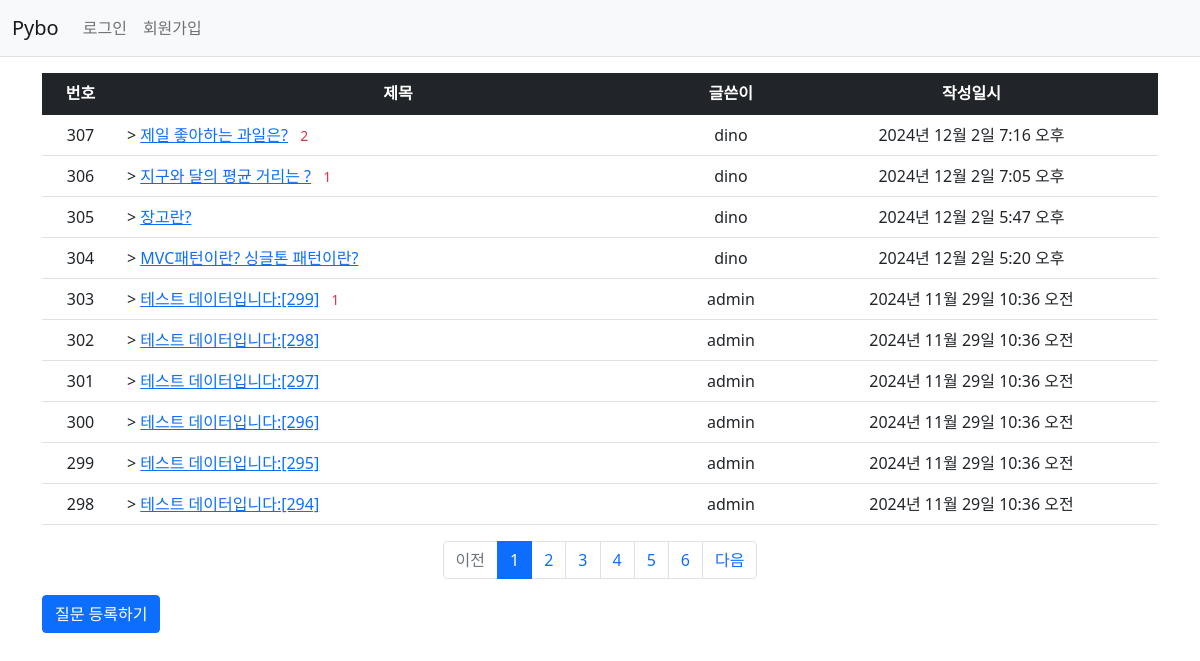
The page /pybo2/ on the database its author committed.
### pybo2/models.py (models this page shows, shortened)
class Question(models.Model):
    author = models.ForeignKey(User, on_delete=models.CASCADE, related_name='author_question')
    subject = models.CharField(max_length=200)
    content = models.TextField()
    create_date = models.DateTimeField()
    modify_date = models.DateTimeField(null=True, blank=True)
    voter = models.ManyToManyField(User, related_name='voter_question') # 추천인 추가

### pybo2/views/base_views.py (the view)
# urls.py: path('', base_views.index, name='index'),   # '/' 에 해당되는 path
def index(request):
    page = request.GET.get('page', '1')  # 페이지
    question_list = Question.objects.order_by('-create_date')
    paginator = Paginator(question_list, 10)  # 페이지당 10개씩 보여주기
    page_obj = paginator.get_page(page)
    context = {'question_list': page_obj}
    return render(request, 'pybo2/question_list.html', context)

### pybo2/templatetags/pybo_filter.py (called while the page is built)
@register.filter
def sub(value, arg):
    return value - arg

### templates/pybo2/question_list.html
{% extends 'base.html' %}
{% load pybo_filter %}
{% block content %}
<div class="container my-3">
    <table class="table">
        <thead>
         <tr class="text-center table-dark">
            <th>번호</th>
            <th style="width:50%">제목</th>
            <th>글쓴이</th>
            <th>작성일시</th>
        </tr>
        </thead>
        <tbody>
        {% if question_list %}
        {% for question in question_list %}
        <tr class="text-center">
            <td>
                {{ question_list.paginator.count|sub:question_list.start_index|sub:forloop.counter0|add:1 }}
            </td>
            <td class="text-start">>
                <a href="{% url 'pybo2:detail' question.id %}">{{ question.subject }}</a>
                {% if question.answer_set.count > 0 %}
                <span class="text-danger small mx-2">{{ question.answer_set.count }}</span>
                {% endif %}
            </td>
            <td>{{ question.author.username }}</td>
            <td>{{ question.create_date }}</td>
        </tr>
        {% endfor %}
        {% else %}
        <tr>
            <td colspan="4">질문이 없습니다.</td>
        </tr>
        {% endif %}
        </tbody>
    </table>
    <ul class="pagination justify-content-center">
        {% if question_list.has_previous %}
        <li class="page-item">
            <a class="page-link" href="?page={{ question_list.previous_page_number }}">이전</a>
        </li>
        {% else %}
        <li class="page-item disabled">
            <a class="page-link" tabindex="-1" aria-disabled="true" href="#">이전</a>
        </li>
        {% endif %}
        {% for page_number in question_list.paginator.page_range %}
        {% if page_number >= question_list.number|add:-5 and page_number <= question_list.number|add:5 %}
        {% if page_number == question_list.number %}
        <li class="page-item active" aria-current="page">
            <a class="page-link" href="?page={{ page_number }}">{{ page_number }}</a>
        </li>
        {% else %}
        <li class="page-item">
            <a class="page-link" href="?page={{ page_number }}">{{ page_number }}</a>
        </li>
        {% endif %}
        {% endif %}
        {% endfor %}
        {% if question_list.has_next %}
        <li class="page-item">
            <a class="page-link" href="?page={{ question_list.next_page_number }}">다음</a>
        </li>
        {% else %}
        <li class="page-item disabled">
            <a class="page-link" tabindex="-1" aria-disabled="true" href="#">다음</a>
        </li>
        {% endif %}
    </ul>
    <a href="{% url 'pybo2:question_create' %}" class="btn btn-primary">질문 등록하기</a>
</div>
{% endblock %}

### templates/base.html (shortened to what this page needs)
{% load static %}
<!doctype html>
<html lang="ko">
<head>
    <link rel="stylesheet" type="text/css" href="{% static 'bootstrap.min.css' %}">
    <link rel="stylesheet" type="text/css" href="{% static 'style.css' %}">
</head>
<body>
{% include "navbar.html" %}
{% block content %}
{% endblock %}
</body>
</html>

### templates/navbar.html (shortened to what this page needs)
<nav class="navbar navbar-expand-lg navbar-light bg-light border-bottom">
    <div class="container-fluid">
        <a class="navbar-brand" href="{% url 'pybo2:index' %}">Pybo</a>
        <div class="collapse navbar-collapse" id="navbarSupportedContent">
            <ul class="navbar-nav me-auto mb-2 mb-lg-0">
                <li class="nav-item">
                     {% if user.is_authenticated %}
                    <a class="nav-link" href="{% url 'common:logout' %}">{{ user.username }} (로그아웃)</a>
                    {% else %}
                    <a class="nav-link" href="{% url 'common:login' %}">로그인</a>
                    {% endif %}
                </li>
                <li>
                    {% if not user.is_authenticated %}
                    <a class="nav-link" href="{% url 'common:signup' %}">회원가입</a>
                    {% endif %}
                </li>
            </ul>
        </div>
    </div>
</nav>

### rows shown on the page
Question: paginator.count|sub "307", subject "제일 좋아하는 과일은?", answer_set.count "2", author.username "dino", create_date "2024년 12월 2일 7:16 오후"
Question: paginator.count|sub "306", subject "지구와 달의 평균 거리는 ?", answer_set.count "1", author.username "dino", create_date "2024년 12월 2일 7:05 오후"
Question: paginator.count|sub "305", subject "장고란?", author.username "dino", create_date "2024년 12월 2일 5:47 오후"
Question: paginator.count|sub "304", subject "MVC패턴이란? 싱글톤 패턴이란?", author.username "dino", create_date "2024년 12월 2일 5:20 오후"
Question: paginator.count|sub "303", subject "테스트 데이터입니다:[299]", answer_set.count "1", author.username "admin", create_date "2024년 11월 29일 10:36 오전"
Question: paginator.count|sub "302", subject "테스트 데이터입니다:[298]", author.username "admin", create_date "2024년 11월 29일 10:36 오전"
Question: paginator.count|sub "301", subject "테스트 데이터입니다:[297]", author.username "admin", create_date "2024년 11월 29일 10:36 오전"
Question: paginator.count|sub "300", subject "테스트 데이터입니다:[296]", author.username "admin", create_date "2024년 11월 29일 10:36 오전"
Question: paginator.count|sub "299", subject "테스트 데이터입니다:[295]", author.username "admin", create_date "2024년 11월 29일 10:36 오전"
Question: paginator.count|sub "298", subject "테스트 데이터입니다:[294]", author.username "admin", create_date "2024년 11월 29일 10:36 오전"

### other values the page prints
{{ page_number }} "1"
{{ page_number }} "2" "3" "4" "5" "6"
